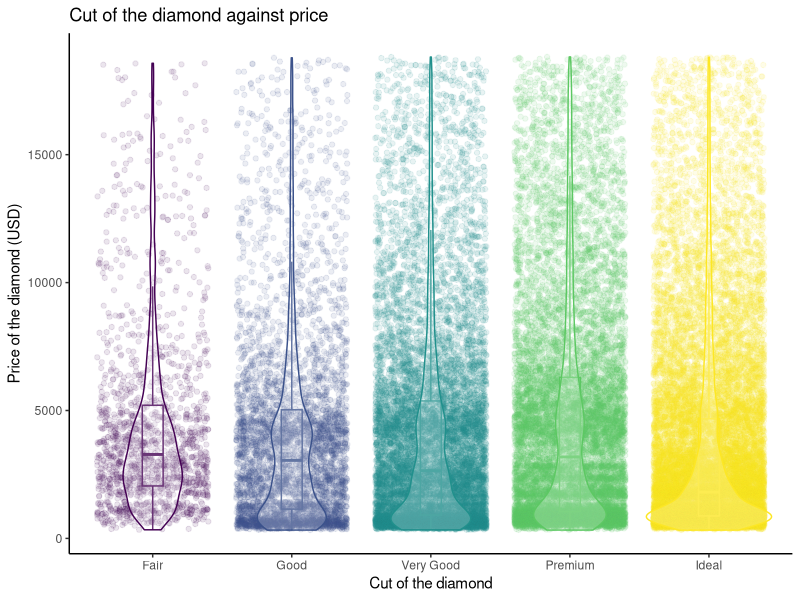

Here is the R script that generated this plot:
# Combining both boxplot and violin plots in one.

library(tidyverse)
diamonds_df <- diamonds

diamonds_df %>% 
  ggplot(aes(x = cut, y = price, color = cut)) +
  geom_point(position = "jitter", alpha = 0.1)+
  geom_boxplot(alpha = 0, width = 0.15) +
  geom_violin(alpha = 0.2) +
  theme_classic() +
  theme(legend.position = "none") +
  labs(x = "Cut of the diamond",
       y = "Price of the diamond (USD)",
       title = "Cut of the diamond against price")
